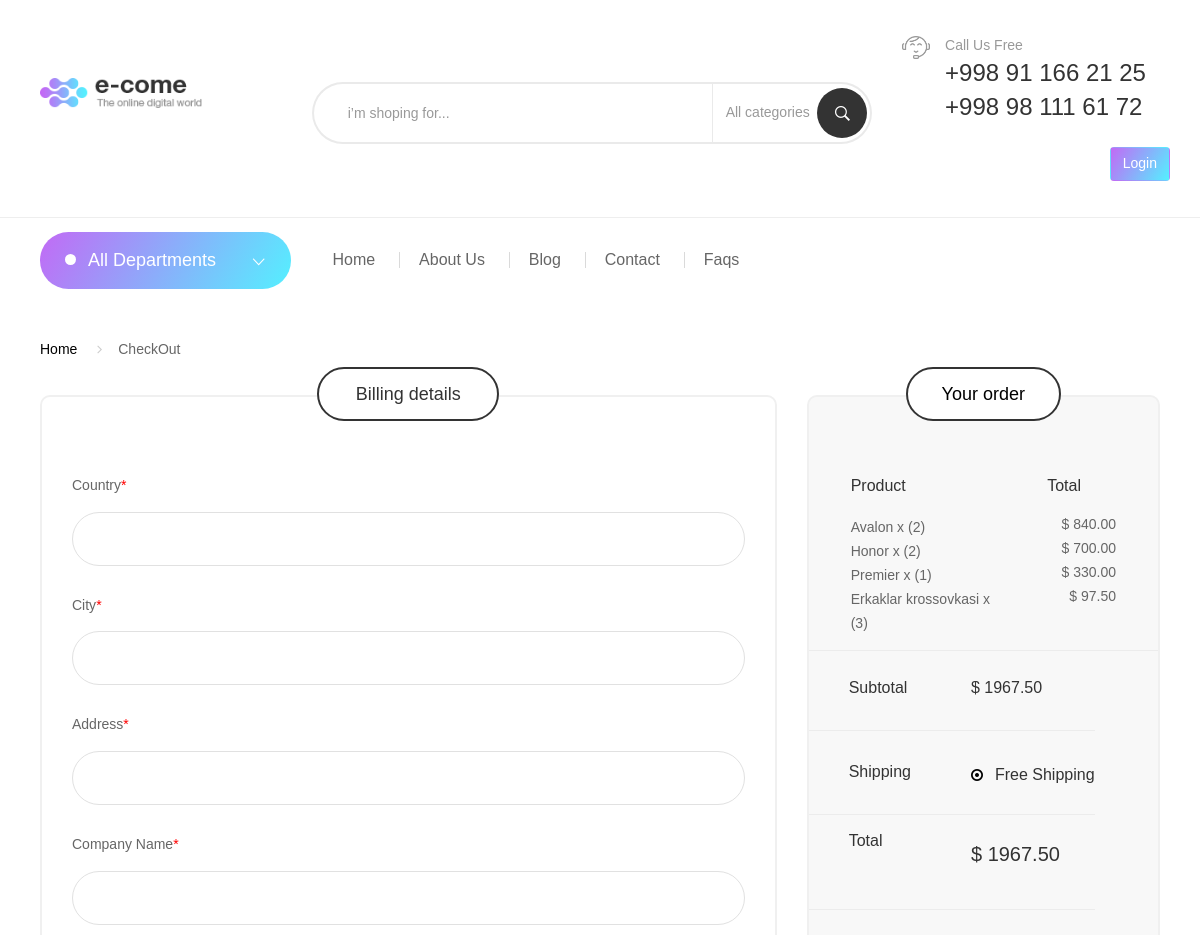
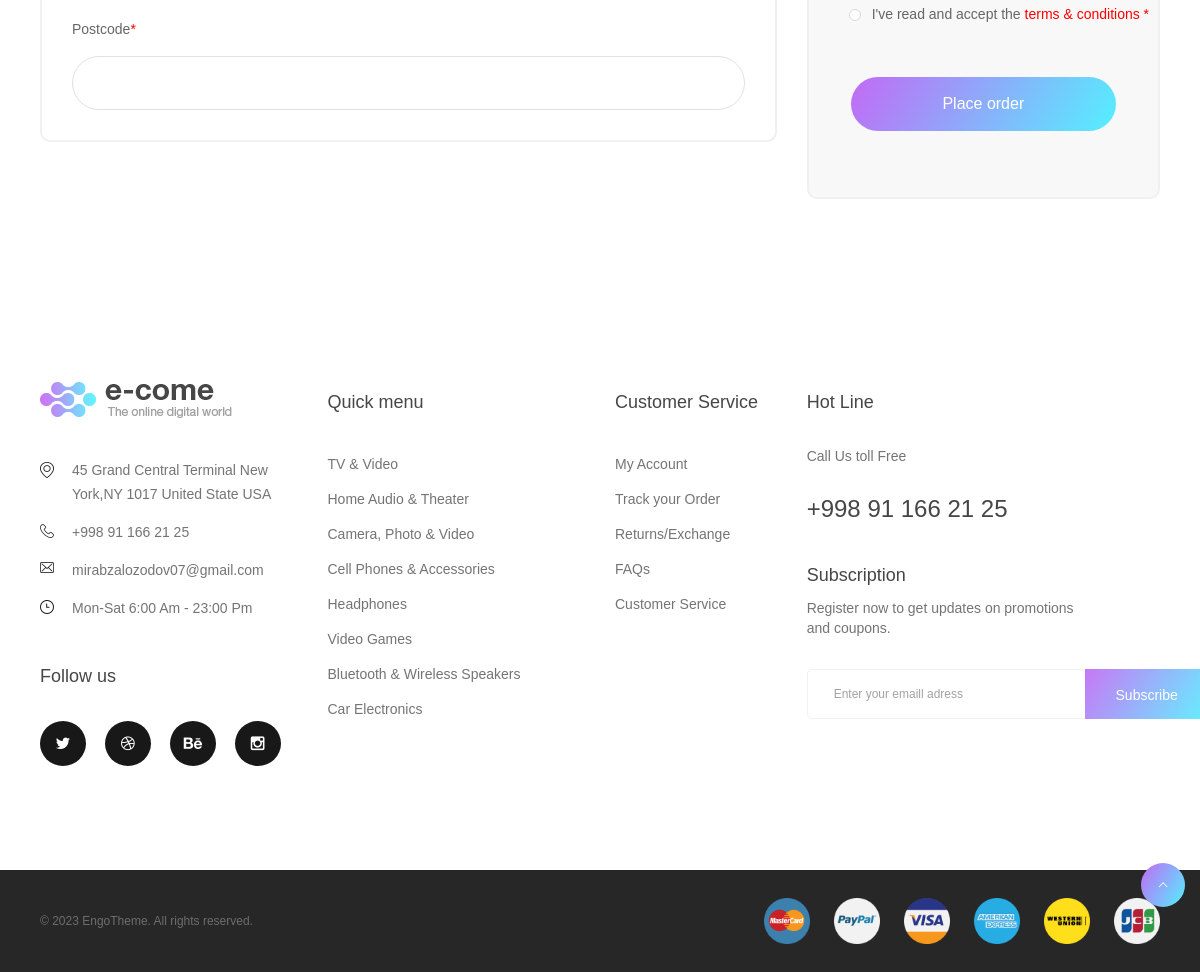
Screenshot of /order/create/ with the database file from the repository (2 pictures, top to bottom).
### basket/models.py (models this page shows, shortened)
class BasketModel (models.Model):
    id = models.AutoField(name='id', primary_key=True)
    is_delete = models.BooleanField(name='is_delete', default=False)
    created_at = models.DateTimeField(name='created_at', auto_now_add=True)
    count = models.SmallIntegerField(name='count', blank=False, null=False, default=0)
    user = models.ForeignKey('users.Customuser', name='user', on_delete=models.CASCADE)
    product = models.ForeignKey('product.ProductModel', name='product', on_delete=models.CASCADE)
    price = models.DecimalField(name='price', max_digits=10, decimal_places=2, blank=False, null=False)
    sizes = models.ForeignKey('product.ProductSizeModel', name='sizes', on_delete=models.CASCADE, blank=True, null=True)
    color = models.ForeignKey('product.ProductColorModel', name='color', on_delete=models.CASCADE, blank=True, null=True)

### product/models.py (models this page shows, shortened)
class ProductModel (models.Model):
    id = models.AutoField(name='id', primary_key=True)
    title = models.CharField(name='title', max_length=70)
    block = models.BooleanField(name='block', default=True)
    description = models.TextField(name='description', max_length=10000)
    created_at = models.DateTimeField(name='created_at', auto_now_add=True)
    super_product = models.BooleanField(name='super_product', default=False)
    price = models.DecimalField(name='price', max_digits=1000000, decimal_places=2)
    brand = models.ForeignKey('brand.BrandModel', name='brand', on_delete=models.CASCADE)
    sale_price = models.DecimalField(name='sale_price', max_digits=1000000, decimal_places=2)
    by_user = models.ForeignKey('users.CustomUser', name='by_user', on_delete=models.CASCADE)
    category = models.ForeignKey('category.CategoryModel', name='category', on_delete=models.CASCADE)
    width = models.IntegerField(name='width', validators=[MaxValueValidator(1000), MinValueValidator(10)])
    depth = models.IntegerField(name='depth', validators=[MaxValueValidator(1000), MinValueValidator(10)])
    height = models.IntegerField(name='height', validators=[MaxValueValidator(1000), MinValueValidator(10)])
    discount = models.IntegerField(name='discount', validators=[MaxValueValidator(100), MinValueValidator(0)])
    sku = models.IntegerField(name='sku', validators=[MaxValueValidator(13), MinValueValidator(13)], unique=True)
    quantity = models.IntegerField(name='quantity', default=0, validators=[MaxValueValidator(1000), MinValueValidator(0)])

### order/views.py (the view, shortened to what this page needs)
# urls.py: path('create/', OrderCreateView.as_view(), name='order_create'),
class OrderCreateView (FormView):
    form_class = OrderCreateForm
    template_name = 'user/checkout.html'
    success_url = '/'

### order/forms.py
class OrderCreateForm (forms.ModelForm):
    country = forms.CharField(label='Country', max_length=100, required=True, widget=forms.TextInput(attrs={'id': 'country', 'class': 'form-control bdr'}))
    city = forms.CharField(label='City', max_length=100, required=True, widget=forms.TextInput(attrs={'id': 'city', 'class': 'form-control bdr'}))
    address = forms.CharField(label='Address', max_length=100, required=True, widget=forms.TextInput(attrs={'id': 'address', 'class': 'form-control bdr'}))
    company_name = forms.CharField(label='Company Name', max_length=100, required=True, widget=forms.TextInput(attrs={'id': 'company_name', 'class': 'form-control bdr'}))
    postcode = forms.CharField(label='Postcode', max_length=7, required=True, widget=forms.TextInput(attrs={'id': 'postcode', 'class': 'form-control bdr'}))
    class Meta:
        model = OrderModel
        fields = ('country', 'city', 'address', 'company_name', 'postcode')

### config/context-processors.py (called while the page is built)
def context (request):
    product_images = ProductImageModel.objects.filter(block=False)
    basket = BasketModel.objects.filter(is_delete=False).order_by('-created_at')
    all_categories = CategoryModel.objects.filter(block=False).order_by('-created_at')
    total_count = 0
    total_price = 0
    for i in basket:
        total_count = total_count + i.count
        total_price = total_price + i.price
    return {
        'basket': basket,
        'total_count': total_count,
        'total_price': total_price,
        'product_images': product_images,
        'all_categories': all_categories,
        'nav_categories': all_categories[:10],
    }

### templates/user/checkout.html (shortened to what this page needs)
{% extends 'user/base.html' %}
{% load static %}
{% block content %}
<div class="wrappage">
    <div class="main-content space1">
        <div class="container container-240">
            <ul class="breadcrumb">
                <li><a href="{% url 'index' %}">Home</a></li>
                <li class="active">CheckOut</li>
            </ul>
            <form name="checkout" action="/order/create/" method="post" class="co">{% csrf_token %}
                <div class="cart-box-container-ver2">
                    <div class="row">
                        <div class="col-md-8">
                            <div class="co-left bd-7">
                                <div class="cmt-title text-center abs">
                                    <h1 class="page-title v1">Billing details</h1>
                                </div>
                                <div class="row form-customer">
                                    {% for field in form %}
                                    <div class="form-group col-md-12">
                                        <label for="inputfState" class=" control-label">{{ field.label }}<span
                                            class="f-red">*</span></label>
                                            {{field}}
                                    </div>
                                    {% endfor %}
                                </div>
                            </div>
                        </div>
                        <div class="col-md-4">
                            <div class="cart-total bd-7">
                                <div class="cmt-title text-center abs">
                                    <a href="#">
                                        <h1 class="page-title v3">Your order</h1>
                                    </a>
                                </div>
                                <div class="table-responsive">
                                    <div class="co-pd">
                                        <p class="co-title">
                                            Product<span>Total</span>
                                        </p>
                                        <ul class="co-pd-list">
                                            {% for i in basket %}
                                            <li class="clearfix">
                                                <div class="co-name">
                                                    {{i.product.title }} x ({{i.count}})
                                                </div>
                                                <div class="co-price">
                                                    $ {{i.price}}
                                                </div>
                                            </li>
                                            {% endfor %}
                                        </ul>
                                    </div>
                                    <table class="shop_table">
                                        <tbody>
                                            <tr class="cart-subtotal">
                                                <th>Subtotal</th>
                                                <td>$ {{total_price}}</td>
                                            </tr>
                                            <tr class="cart-shipping v2">
                                                <th>Shipping</th>
                                                <td class="td">
                                                    <ul class="shipping">
                                                        <li>
                                                            <label for="radio2">Free Shipping</label>
                                                        </li>
                                                    </ul>
                                                </td>
                                            </tr>
                                            <tr class="order-total v2">
                                                <th>Total</th>
                                                <td id="id_total_price">$ {{total_price}}</td>
                                            </tr>
                                        </tbody>
                                    </table>
                                </div>
                                <div class="form-check">
                                    <label class="form-check-label ver2">
                                        <span>I've read and accept the <a href="#" class="term">terms & conditions
                                                *</a></span>
                                    </label>
                                </div>
                                <div class="cart-total-bottom v2">
                                    <button type="submit" class="btn-gradient btn-checkout btn-co-order">Place order</button>
                                </div>
                            </div>
                        </div>
                    </div>
                </div>
            </form>
        </div>
    </div>
</div>
{% endblock %}

### rows the page displays
BasketModel: product "Avalon", count "2", price "840.00"
BasketModel: product "Honor", count "2", price "700.00"
BasketModel: product "Premier", count "1", price "330.00"
BasketModel: product "Erkaklar krossovkasi", count "3", price "97.50"

### other values shown
{{ field.label }} "Country" "City" "Address" "Company Name" "Postcode"
{{ total_price }} "1967.50"
